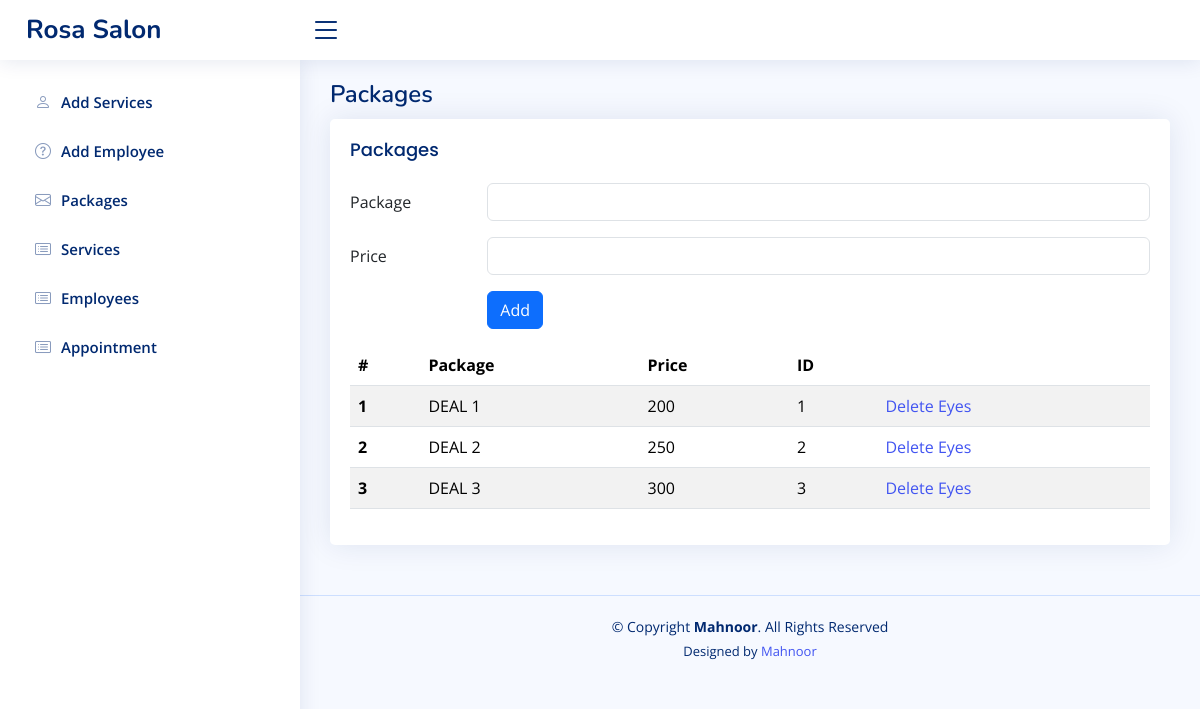
Page /Admin/packages.php on the committed database.
### tables this page shows
CREATE TABLE `packages` (
  `packageID` int(11) NOT NULL,
  `packageName` varchar(250) DEFAULT NULL,
  `packagePrice` int(11) DEFAULT NULL
);

### Admin/packages.php (the view, shortened to what this page needs)
<?php
require "./assets/header.php";
require "../assets/conn.php";
$sql="SELECT * FROM packages";
$sqlRun=mysqli_query($conn,$sql);
?>
<main id="main" class="main">
    <div class="pagetitle">
        <h1>Packages</h1>
    </div>
    <section class="section">
        <div class="row">
            <div class="col-lg-12">
                <div class="card">
                    <div class="card-body">
                        <h5 class="card-title">Packages</h5>
                        <form method="post">
                            <div class="row mb-3">
                                <label for="inputEmail3" class="col-sm-2 col-form-label">Package</label>
                                <div class="col-sm-10">
                                    <input type="text" name="package" class="form-control" id="inputText">
                                </div>
                            </div>
                            <div class="row mb-3">
                                <label for="inputEmail3" class="col-sm-2 col-form-label">Price</label>
                                <div class="col-sm-10">
                                    <input type="number" min="0" name="price" class="form-control" id="inputText">
                                </div>
                            </div>
                            <div class="row mb-3">
                                <div class="col-sm-2"></div>
                                <div class="col-sm-10">
                                    <button class="btn-primary btn" name="submit" type="submit">Add</button>
                                </div>
                            </div>
                        </form>
                        <table class="table table-striped">
                            <thead>
                                <tr>
                                    <th scope="col">#</th>
                                    <th scope="col">Package</th>
                                    <th scope="col">Price</th>
                                    <th scope="col">ID</th>
                                    <th scope="col"></th>
                                </tr>
                            </thead>
                            <tbody>
                                <?php
                                $i = 1;
                                while ($row = mysqli_fetch_array($sqlRun)) {
                                    ?>
                                    <tr>
                                        <th scope="row"><?php echo $i; ?></th>
                                        <td><?php echo $row['packageName']; ?></td>
                                        <td><?php echo $row['packagePrice']; ?></td>
                                        <td><?php echo $row['packageID']; ?></td>
                                        <td><a
                                                href="packageDelete.php?id=<?php echo $row['packageID']; ?>">
                                                Delete
                                            </a>
                                            <a
                                                href="packageDeals.php?id=<?php echo $row['packageID']; ?>">
                                                Eyes
                                            </a>
                                        </td>
                                    </tr>
                                    <?php
                                    $i++;
                                }
                                ?>
                            </tbody>
                        </table>
                    </div>
                </div>
            </div>
        </div>
    </section>
</main>
<?php require "./assets/footer.php"; ?>

### Admin/assets/css/style.css (style rules this page uses)
:root { scroll-behavior: smooth; }
body { font-family: "Open Sans", sans-serif; background: #f6f9ff; color: #444444; }
a { color: #4154f1; text-decoration: none; }
h1, h2, h3, h4, h5, h6 { font-family: "Nunito", sans-serif; }
#main { margin-top: 60px; padding: 20px 30px; transition: all 0.3s; }
.pagetitle { margin-bottom: 10px; }
.pagetitle h1 { font-size: 24px; margin-bottom: 0; font-weight: 600; color: #012970; }
.card { margin-bottom: 30px; border: none; border-radius: 5px; box-shadow: 0px 0 30px rgba(1, 41, 112, 0.1); }
.card-title { padding: 20px 0 15px 0; font-size: 18px; font-weight: 500; color: #012970; font-family: "Poppins", sans-serif; }
.card-body { padding: 0 20px 20px 20px; }
@media (min-width: 1200px) { #main, #footer { margin-left: 300px; } }

### rows in the picture
packages: packageName "DEAL 1", packagePrice "200", packageID "1"
packages: packageName "DEAL 2", packagePrice "250", packageID "2"
packages: packageName "DEAL 3", packagePrice "300", packageID "3"
